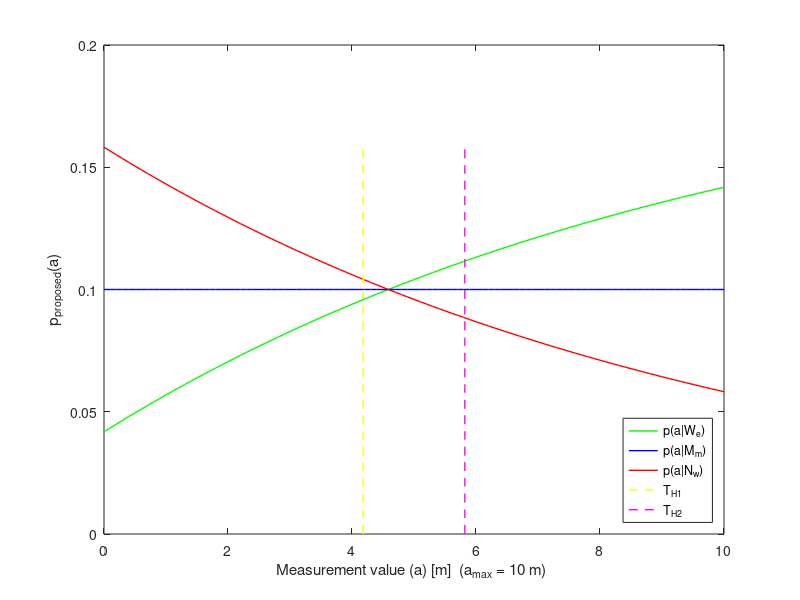
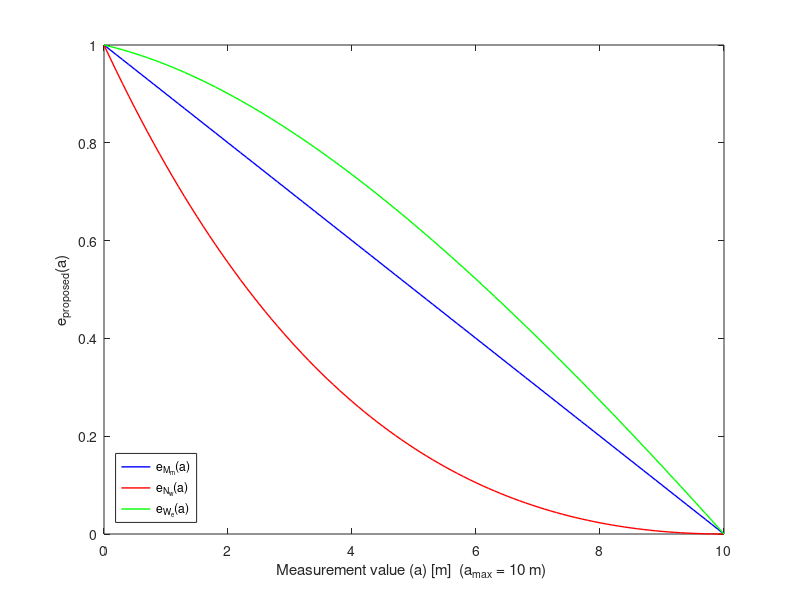

The MATLAB script that drew these images, in order:
% produced by Ozan Vahit Altınpınar (altinpinaro@itu.edu.tr) (2025)
% Matlab script Energy_functions.m
% Description: This script generates the graphs of the energy functions and probability density functions used in determining Similar Energy Regions.

clc;
clear all;

amax = 10;
a=0:0.1:amax;
N = length(a);
e = exp(1);
fun = @(x) x.*((1/(amax*(exp(1)-1)))).*(exp(1-x/amax));
T_H1 =  integral(fun,0,amax)

fun = @(x) ((1/((e-1)*amax))*(1-exp(1-x/amax)) + (2*e-3)/((e-1)*amax)).*x;
T_H2 =  integral(fun,0,amax)

p_Nw = ((1/(amax*(exp(1)-1)))).*(exp(1-a/amax)); % probability density function for the narrow region
p_Mm(1:N) = 1/amax; % probability density function for the medium region
p_We = ((1/(amax*(exp(1)-1)))).*(1-(exp(1-(a)/amax)))+(2*e-3)/((e-1)*amax); % probability density function for the wide region

A_max = [max(p_Nw) max(p_Mm) max(p_We)];
p_max = max(A_max)+0.01;

t = 0:0.01:p_max;
M = length(t);
f_TH1(1:M) = T_H1;
f_TH2(1:M) = T_H2;


figure(1)
plot(a,p_We,'g','Linewidth',1)
hold on
plot(a,p_Mm,'b','Linewidth',1)
hold on
plot(a,p_Nw,'r','Linewidth',1)
hold on
plot(f_TH1,t,'y--','Linewidth',1)
hold on
plot(f_TH2,t,'m--','Linewidth',1)
hold on
xlabel("Measurement value (a) [m]  (a_{max} = 10 m) ")
ylabel("p_{proposed}(a)")
legend({'p(a|W_{e})','p(a|M_{m})','p(a|N_{w})','T_{H1}','T_{H2}'},'Location','southeast')

e_Nw = (1- (a/amax).*exp(1-a/amax)); % Energy function for the narrow region
e_Mm = (1-(a/amax)); % Energy function for the medium region
e_We = (1 - ((a/((2*e-3)*amax)).*(1-exp(1-a/amax)) + a./amax)); % Energy function for the wide region


figure(2)
plot(a,e_Mm,'b','Linewidth',1)
hold on
plot(a,e_Nw,'r','Linewidth',1)
hold on
plot(a,e_We,'g','Linewidth',1)

xlabel("Measurement value (a) [m]  (a_{max} = 10 m) ")
ylabel("e_{proposed}(a)")
legend({'e_{M_{m}}(a)','e_{N_{w}}(a)','e_{W_{e}}(a)'},'Location','southwest')
